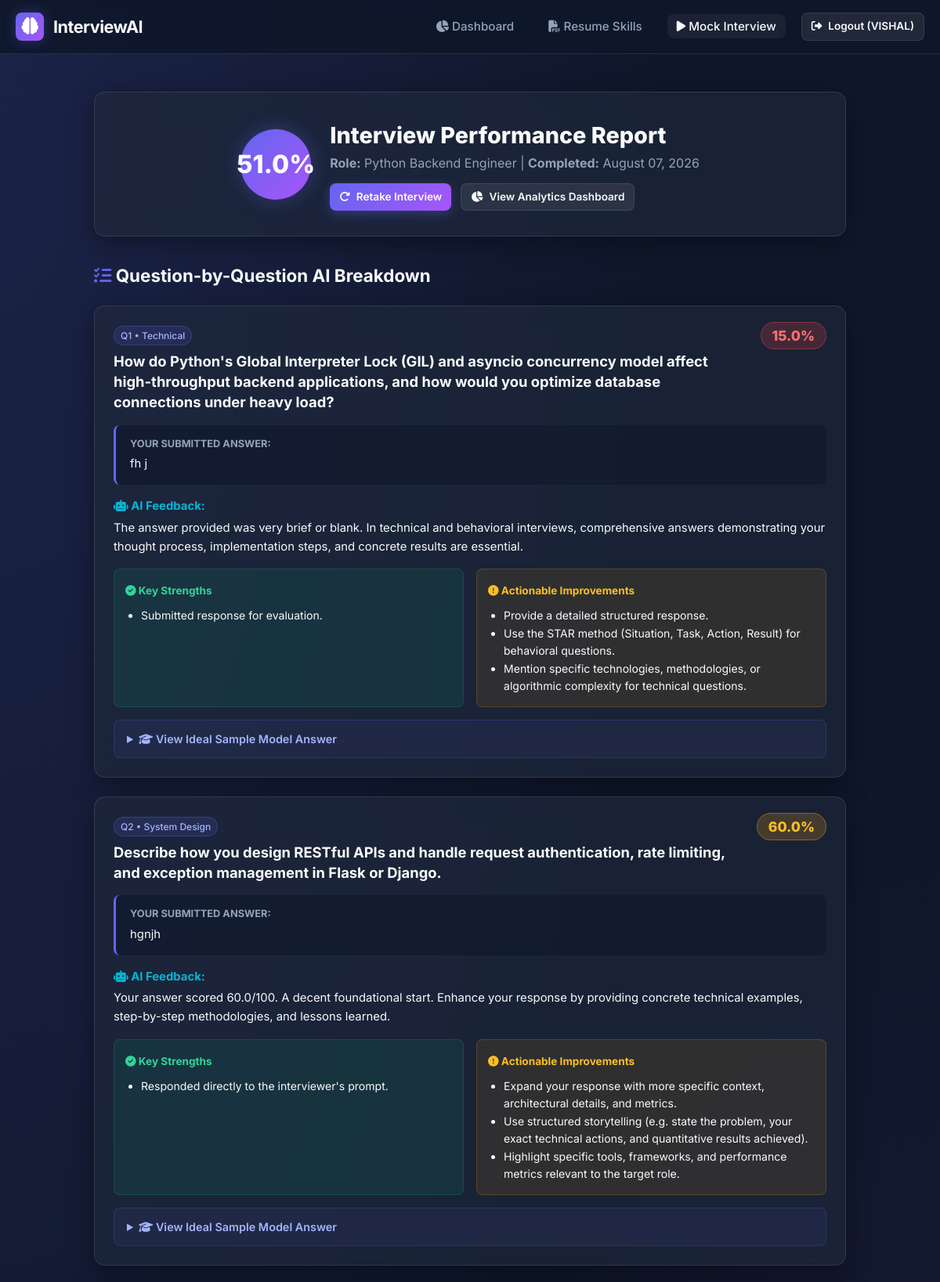
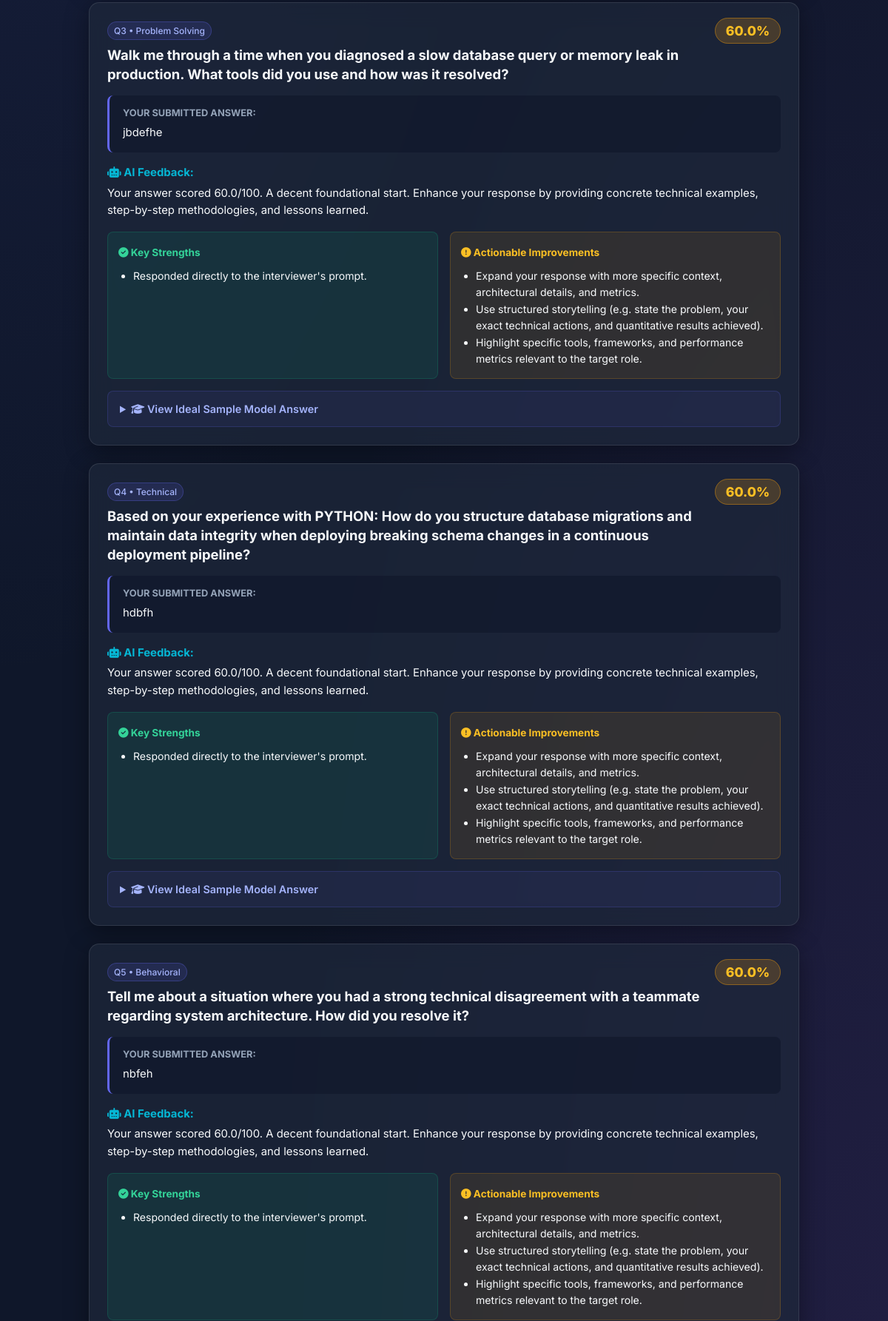
Page /interview/1/results (signed in, upper part) on the committed database (2 pictures, top to bottom).
### models.py (models this page shows, shortened)
class User(UserMixin, db.Model):
    __tablename__ = 'users'
    id = db.Column(db.Integer, primary_key=True)
    username = db.Column(db.String(64), unique=True, nullable=False, index=True)
    email = db.Column(db.String(120), unique=True, nullable=False, index=True)
    password_hash = db.Column(db.String(256), nullable=False)
    created_at = db.Column(db.DateTime, default=datetime.utcnow)
    resumes = db.relationship('Resume', backref='user', lazy='dynamic', cascade='all, delete-orphan')
    sessions = db.relationship('InterviewSession', backref='user', lazy='dynamic', cascade='all, delete-orphan')

class InterviewSession(db.Model):
    __tablename__ = 'interview_sessions'
    id = db.Column(db.Integer, primary_key=True)
    user_id = db.Column(db.Integer, db.ForeignKey('users.id'), nullable=False)
    target_role = db.Column(db.String(100), nullable=False)
    experience_level = db.Column(db.String(50), default='Mid Level') # Entry, Mid Level, Senior, Lead
    total_score = db.Column(db.Float, default=0.0)
    status = db.Column(db.String(20), default='in_progress') # 'in_progress', 'completed'
    created_at = db.Column(db.DateTime, default=datetime.utcnow)
    questions = db.relationship('QuestionAnswer', backref='session', lazy='joined', cascade='all, delete-orphan', order_by='QuestionAnswer.question_num')

class QuestionAnswer(db.Model):
    __tablename__ = 'question_answers'
    id = db.Column(db.Integer, primary_key=True)
    session_id = db.Column(db.Integer, db.ForeignKey('interview_sessions.id'), nullable=False)
    question_num = db.Column(db.Integer, nullable=False)
    question_text = db.Column(db.Text, nullable=False)
    category = db.Column(db.String(50), default='Technical') # Technical, Behavioral, System Design, Problem Solving
    user_answer = db.Column(db.Text, nullable=True)
    score = db.Column(db.Float, nullable=True) # 0 to 100
    feedback = db.Column(db.Text, nullable=True)
    _strengths = db.Column('strengths', db.Text, nullable=True)
    _improvements = db.Column('improvements', db.Text, nullable=True)
    sample_answer = db.Column(db.Text, nullable=True)
    answered_at = db.Column(db.DateTime, nullable=True)
    @property
    def strengths(self):
        if not self._strengths:
            return []
        try:
            return json.loads(self._strengths)
        except Exception:
            return []
    @strengths.setter
    def strengths(self, items):
        self._strengths = json.dumps(items if isinstance(items, list) else [])
    @property
    def improvements(self):
        if not self._improvements:
            return []
        try:
            return json.loads(self._improvements)
        except Exception:
            return []
    @improvements.setter
    def improvements(self, items):
        self._improvements = json.dumps(items if isinstance(items, list) else [])

### app.py (the view)
@app.route('/interview/<int:session_id>/results', methods=['GET'])
@login_required
def interview_results(session_id):
    session = InterviewSession.query.filter_by(id=session_id, user_id=current_user.id).first_or_404()
    if session.status != 'completed':
        session.calculate_overall_score()
        session.status = 'completed'
        db.session.commit()
    return render_template('interview/results.html', session=session)

### app.py (called while the page is built)
@login_manager.user_loader
def load_user(user_id):
    return db.session.get(User, int(user_id))

### templates/interview/results.html (shortened to what this page needs)
{% extends "base.html" %}
{% block content %}
<div style="max-width: 960px; margin: 0 auto;">
    <div class="glass-panel" style="padding: 32px; text-align: center; margin-bottom: 32px;">
        <div style="display: flex; justify-content: center; align-items: center; gap: 24px; flex-wrap: wrap;">
            <div class="score-badge">
                {{ session.total_score }}%
            </div>
            <div style="text-align: left;">
                <h1 style="font-size: 1.8rem; font-weight: 800;">Interview Performance Report</h1>
                <p style="color: var(--text-muted);">
                    <strong>Role:</strong> {{ session.target_role }} |
                    <strong>Completed:</strong> {{ session.created_at.strftime("%B %d, %Y") }}
                </p>
                <div style="margin-top: 12px; display: flex; gap: 12px;">
                    <a href="{{ url_for('interview_setup') }}" class="btn btn-primary btn-sm"><i class="fa-solid fa-rotate-right"></i> Retake Interview</a>
                    <a href="{{ url_for('dashboard') }}" class="btn btn-secondary btn-sm"><i class="fa-solid fa-chart-pie"></i> View Analytics Dashboard</a>
                </div>
            </div>
        </div>
    </div>
    <h2 style="font-size: 1.4rem; font-weight: 700; margin-bottom: 20px;">
        <i class="fa-solid fa-list-check" style="color: var(--primary);"></i> Question-by-Question AI Breakdown
    </h2>
    {% for qa in session.questions %}
        <div class="glass-panel qa-card">
            <div style="display: flex; justify-content: space-between; align-items: flex-start; margin-bottom: 16px; gap: 16px;">
                <div>
                    <span class="skill-tag" style="font-size: 0.75rem; padding: 2px 8px; margin-bottom: 8px;">Q{{ qa.question_num }} • {{ qa.category }}</span>
                    <h3 style="font-size: 1.15rem; font-weight: 700; line-height: 1.4;">{{ qa.question_text }}</h3>
                </div>
                <div style="text-align: right; flex-shrink: 0;">
                    {% if qa.score >= 80 %}
                        <span style="background: rgba(16, 185, 129, 0.2); color: #34d399; border: 1px solid rgba(16, 185, 129, 0.4); padding: 6px 14px; border-radius: 20px; font-weight: 800; font-size: 1.1rem;">
                            {{ qa.score }}%
                        </span>
                    {% elif qa.score >= 60 %}
                        <span style="background: rgba(245, 158, 11, 0.2); color: #fbbf24; border: 1px solid rgba(245, 158, 11, 0.4); padding: 6px 14px; border-radius: 20px; font-weight: 800; font-size: 1.1rem;">
                            {{ qa.score }}%
                        </span>
                    {% else %}
                        <span style="background: rgba(239, 68, 68, 0.2); color: #f87171; border: 1px solid rgba(239, 68, 68, 0.4); padding: 6px 14px; border-radius: 20px; font-weight: 800; font-size: 1.1rem;">
                            {{ qa.score }}%
                        </span>
                    {% endif %}
                </div>
            </div>
            <div style="background: rgba(15, 23, 42, 0.6); padding: 14px 18px; border-radius: var(--radius-sm); border-left: 3px solid var(--primary); margin-bottom: 16px; font-size: 0.93rem;">
                <strong style="color: var(--text-muted); display: block; margin-bottom: 4px; font-size: 0.8rem; text-transform: uppercase;">Your Submitted Answer:</strong>
                <p style="white-space: pre-wrap;">{{ qa.user_answer or "No answer provided." }}</p>
            </div>
            <div style="margin-bottom: 16px; font-size: 0.93rem;">
                <strong style="color: var(--accent-cyan);"><i class="fa-solid fa-robot"></i> AI Feedback:</strong>
                <p style="color: var(--text-main); margin-top: 4px;">{{ qa.feedback }}</p>
            </div>
            <div style="display: grid; grid-template-columns: 1fr 1fr; gap: 16px; margin-bottom: 16px;">
                <div style="background: rgba(16, 185, 129, 0.1); border: 1px solid rgba(16, 185, 129, 0.2); padding: 14px; border-radius: var(--radius-sm);">
                    <strong style="color: #34d399; font-size: 0.85rem;"><i class="fa-solid fa-circle-check"></i> Key Strengths</strong>
                    <ul style="margin-top: 8px; padding-left: 20px; font-size: 0.88rem; color: var(--text-main);">
                        {% for str_item in qa.strengths %}
                            <li>{{ str_item }}</li>
                        {% endfor %}
                    </ul>
                </div>
                <div style="background: rgba(245, 158, 11, 0.1); border: 1px solid rgba(245, 158, 11, 0.2); padding: 14px; border-radius: var(--radius-sm);">
                    <strong style="color: #fbbf24; font-size: 0.85rem;"><i class="fa-solid fa-circle-exclamation"></i> Actionable Improvements</strong>
                    <ul style="margin-top: 8px; padding-left: 20px; font-size: 0.88rem; color: var(--text-main);">
                        {% for imp_item in qa.improvements %}
                            <li>{{ imp_item }}</li>
                        {% endfor %}
                    </ul>
                </div>
            </div>
            {% if qa.sample_answer %}
                <details style="background: rgba(99, 102, 241, 0.08); border: 1px solid rgba(99, 102, 241, 0.2); border-radius: var(--radius-sm); padding: 12px 16px;">
                    <summary style="cursor: pointer; font-weight: 600; color: #a5b4fc; font-size: 0.9rem;">
                        <i class="fa-solid fa-graduation-cap"></i> View Ideal Sample Model Answer
                    </summary>
                </details>
            {% endif %}
        </div>
    {% endfor %}
</div>
{% endblock %}

### templates/base.html (shortened to what this page needs)
<!DOCTYPE html>
<html lang="en">
<head>
    <link rel="stylesheet" href="https://cdnjs.cloudflare.com/ajax/libs/font-awesome/6.5.1/css/all.min.css">
    <link rel="stylesheet" href="{{ url_for('static', filename='css/style.css') }}">
</head>
<body>
    <nav class="navbar">
        <div class="container nav-container">
            <a href="{{ url_for('index') }}" class="brand-logo">
                <div class="logo-icon">
                    <i class="fa-solid fa-brain"></i>
                </div>
                <span>InterviewAI</span>
            </a>
            <ul class="nav-links">
                {% if current_user.is_authenticated %}
                    <li><a href="{{ url_for('dashboard') }}" class="nav-link {% if request.endpoint == 'dashboard' %}active{% endif %}"><i class="fa-solid fa-chart-pie"></i> Dashboard</a></li>
                    <li><a href="{{ url_for('resume_page') }}" class="nav-link {% if request.endpoint == 'resume_page' %}active{% endif %}"><i class="fa-solid fa-file-pdf"></i> Resume Skills</a></li>
                    <li><a href="{{ url_for('interview_setup') }}" class="nav-link {% if 'interview' in request.endpoint %}active{% endif %}"><i class="fa-solid fa-play"></i> Mock Interview</a></li>
                    <li><a href="{{ url_for('logout') }}" class="btn btn-secondary btn-sm"><i class="fa-solid fa-right-from-bracket"></i> Logout ({{ current_user.username }})</a></li>
                {% else %}
                    <li><a href="{{ url_for('login') }}" class="nav-link {% if request.endpoint == 'login' %}active{% endif %}">Login</a></li>
                    <li><a href="{{ url_for('register') }}" class="btn btn-primary btn-sm">Get Started Free</a></li>
                {% endif %}
            </ul>
        </div>
    </nav>
    <div class="main-wrapper">
        <div class="container">
            {% block content %}{% endblock %}
        </div>
    </div>
</body>
</html>

### static/css/style.css (style rules this page uses)
:root { --bg-dark: #0f172a; --bg-card: rgba(30, 41, 59, 0.7); --bg-card-hover: rgba(51, 65, 85, 0.8); --border-color: rgba(255, 255, 255, 0.1); --text-main: #f8fafc; --text-muted: #94a3b8; --primary: #6366f1; --primary-hover: #4f46e5; --primary-glow: rgba(99, 102, 241, 0.35); --accent-cyan: #06b6d4; --accent-purple: #a855f7; --accent-green: #10b981; --accent-amber: #f59e0b; --accent-red: #ef4444; --radius-sm: 8px; --radius-md: 14px; --radius-lg: 20px; --transition: all 0.25s cubic-bezier(0.4, 0, 0.2, 1); --font-family: 'Inter', system-ui, -apple-system, BlinkMacSystemFont, 'Segoe UI', Roboto, sans-serif; }
* { margin: 0; padding: 0; box-sizing: border-box; }
body { background-color: var(--bg-dark); background-image: radial-gradient(at 0% 0%, rgba(99, 102, 241, 0.15) 0px, transparent 50%), radial-gradient(at 100% 100%, rgba(168, 85, 247, 0.12) 0px, transparent 50%); background-attachment: fixed; color: var(--text-main); font-family: var(--font-family); min-height: 100vh; display: flex; flex-direction: column; line-height: 1.6; }
.glass-panel { background: var(--bg-card); backdrop-filter: blur(16px); -webkit-backdrop-filter: blur(16px); border: 1px solid var(--border-color); border-radius: var(--radius-md); box-shadow: 0 8px 32px 0 rgba(0, 0, 0, 0.37); }
.container { max-width: 1200px; margin: 0 auto; padding: 0 20px; width: 100%; }
.navbar { background: rgba(15, 23, 42, 0.85); backdrop-filter: blur(12px); border-bottom: 1px solid var(--border-color); position: sticky; top: 0; z-index: 1000; padding: 16px 0; }
.nav-container { display: flex; justify-content: space-between; align-items: center; }
.brand-logo { display: flex; align-items: center; gap: 12px; text-decoration: none; font-size: 1.35rem; font-weight: 700; color: var(--text-main); letter-spacing: -0.5px; }
.logo-icon { width: 36px; height: 36px; background: linear-gradient(135deg, var(--primary), var(--accent-purple)); border-radius: var(--radius-sm); display: flex; align-items: center; justify-content: center; color: white; box-shadow: 0 0 16px var(--primary-glow); }
.nav-links { display: flex; gap: 20px; align-items: center; list-style: none; }
.nav-link { color: var(--text-muted); text-decoration: none; font-weight: 500; font-size: 0.95rem; transition: var(--transition); padding: 6px 12px; border-radius: var(--radius-sm); }
.nav-link:hover, .nav-link.active { color: var(--text-main); background: rgba(255, 255, 255, 0.05); }
.btn { display: inline-flex; align-items: center; justify-content: center; gap: 8px; padding: 10px 20px; border-radius: var(--radius-sm); font-weight: 600; font-size: 0.95rem; cursor: pointer; border: none; transition: var(--transition); text-decoration: none; }
.btn-primary { background: linear-gradient(135deg, var(--primary), var(--accent-purple)); color: white; box-shadow: 0 4px 14px var(--primary-glow); }
.btn-secondary { background: rgba(255, 255, 255, 0.08); color: var(--text-main); border: 1px solid var(--border-color); }
.btn-sm { padding: 6px 12px; font-size: 0.85rem; }
.main-wrapper { flex: 1; padding: 32px 0; }
.skill-tag { background: rgba(99, 102, 241, 0.15); border: 1px solid rgba(99, 102, 241, 0.3); color: #a5b4fc; padding: 6px 14px; border-radius: 20px; font-size: 0.88rem; font-weight: 500; display: inline-flex; align-items: center; gap: 8px; transition: var(--transition); }
.score-badge { display: inline-flex; align-items: center; justify-content: center; width: 90px; height: 90px; border-radius: 50%; font-size: 2rem; font-weight: 800; background: linear-gradient(135deg, var(--primary), var(--accent-purple)); box-shadow: 0 0 24px var(--primary-glow); }
.qa-card { margin-bottom: 24px; padding: 24px; }

### rows in the picture
User: username "VISHAL"
InterviewSession: total_score "51.0", target_role "Python Backend Engineer", created_at "August 07, 2026"
QuestionAnswer: question_num "1", category "Technical", question_text "How do Python's Global Interpreter Lock (GIL) and asyncio concurrency model affect high-throughput backend applications, and how would you optimize database connections under heavy load?", score "15.0", user_answer "fh j", feedback "The answer provided was very brief or blank. In technical and behavioral interviews, comprehensive answers demonstrating your thought process, implementation steps, and concrete results are essential.", strengths "Submitted response for evaluation.", improvements "Provide a detailed structured response." "Use the STAR method (Situation, Task, Action, Result) for behavioral questions." "Mention specific technologies, methodologies, or algorithmic complexity for technical questions."
QuestionAnswer: question_num "2", category "System Design", question_text "Describe how you design RESTful APIs and handle request authentication, rate limiting, and exception management in Flask or Django.", score "60.0", user_answer "hgnjh", feedback "Your answer scored 60.0/100. A decent foundational start. Enhance your response by providing concrete technical examples, step-by-step methodologies, and lessons learned.", strengths "Responded directly to the interviewer's prompt.", improvements "Expand your response with more specific context, architectural details, and metrics." "Use structured storytelling (e.g. state the problem, your exact technical actions, and quantitative results achieved)." "Highlight specific tools, frameworks, and performance metrics relevant to the target role."
QuestionAnswer: question_num "3", category "Problem Solving", question_text "Walk me through a time when you diagnosed a slow database query or memory leak in production. What tools did you use and how was it resolved?", score "60.0", user_answer "jbdefhe", feedback "Your answer scored 60.0/100. A decent foundational start. Enhance your response by providing concrete technical examples, step-by-step methodologies, and lessons learned.", strengths "Responded directly to the interviewer's prompt.", improvements "Expand your response with more specific context, architectural details, and metrics." "Use structured storytelling (e.g. state the problem, your exact technical actions, and quantitative results achieved)." "Highlight specific tools, frameworks, and performance metrics relevant to the target role."
QuestionAnswer: question_num "4", category "Technical", question_text "Based on your experience with PYTHON: How do you structure database migrations and maintain data integrity when deploying breaking schema changes in a continuous deployment pipeline?", score "60.0", user_answer "hdbfh", feedback "Your answer scored 60.0/100. A decent foundational start. Enhance your response by providing concrete technical examples, step-by-step methodologies, and lessons learned.", strengths "Responded directly to the interviewer's prompt.", improvements "Expand your response with more specific context, architectural details, and metrics." "Use structured storytelling (e.g. state the problem, your exact technical actions, and quantitative results achieved)." "Highlight specific tools, frameworks, and performance metrics relevant to the target role."
QuestionAnswer: question_num "5", category "Behavioral", question_text "Tell me about a situation where you had a strong technical disagreement with a teammate regarding system architecture. How did you resolve it?", score "60.0", user_answer "nbfeh", feedback "Your answer scored 60.0/100. A decent foundational start. Enhance your response by providing concrete technical examples, step-by-step methodologies, and lessons learned.", strengths "Responded directly to the interviewer's prompt.", improvements "Expand your response with more specific context, architectural details, and metrics." "Use structured storytelling (e.g. state the problem, your exact technical actions, and quantitative results achieved)." "Highlight specific tools, frameworks, and performance metrics relevant to the target role."
